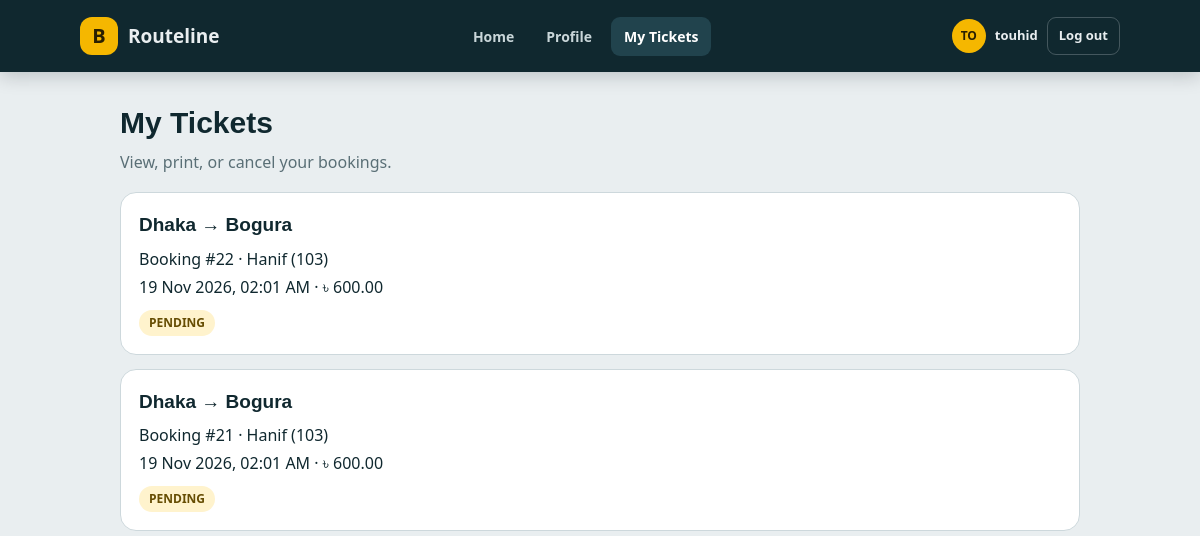
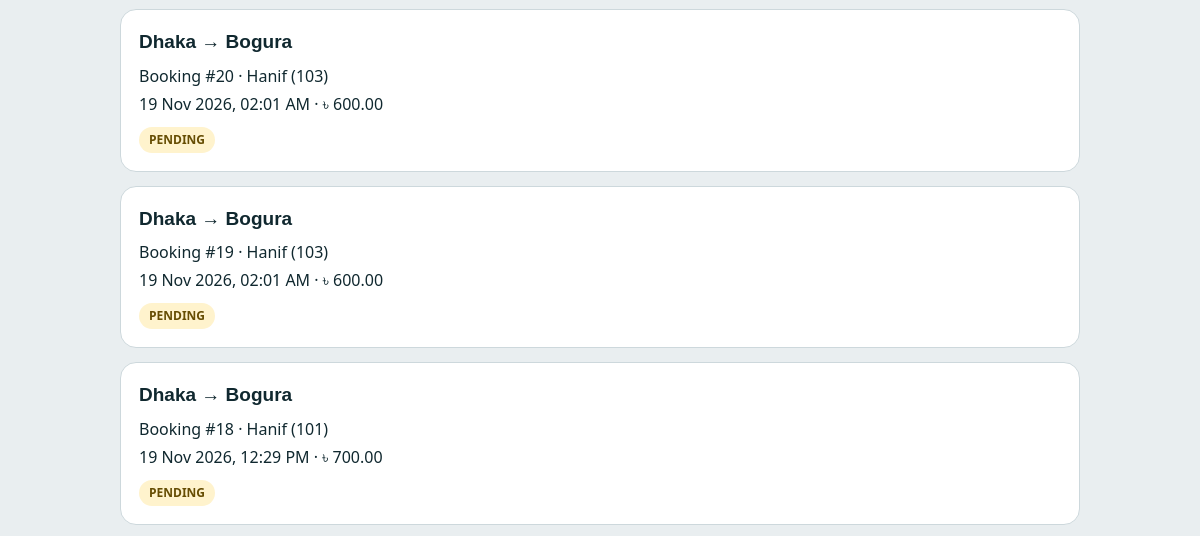
Page /users/tickets.php (signed in, upper part) on the earlier database version (2 pictures, top to bottom).
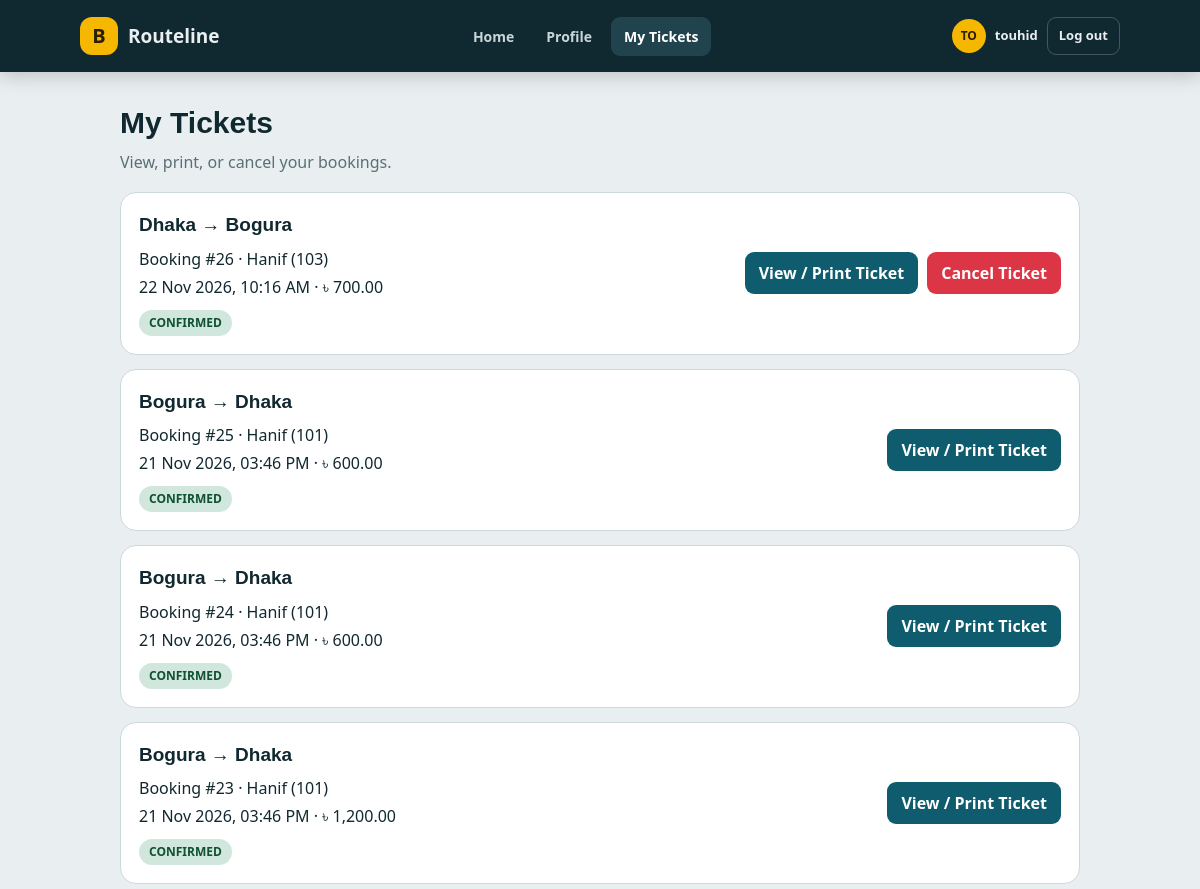
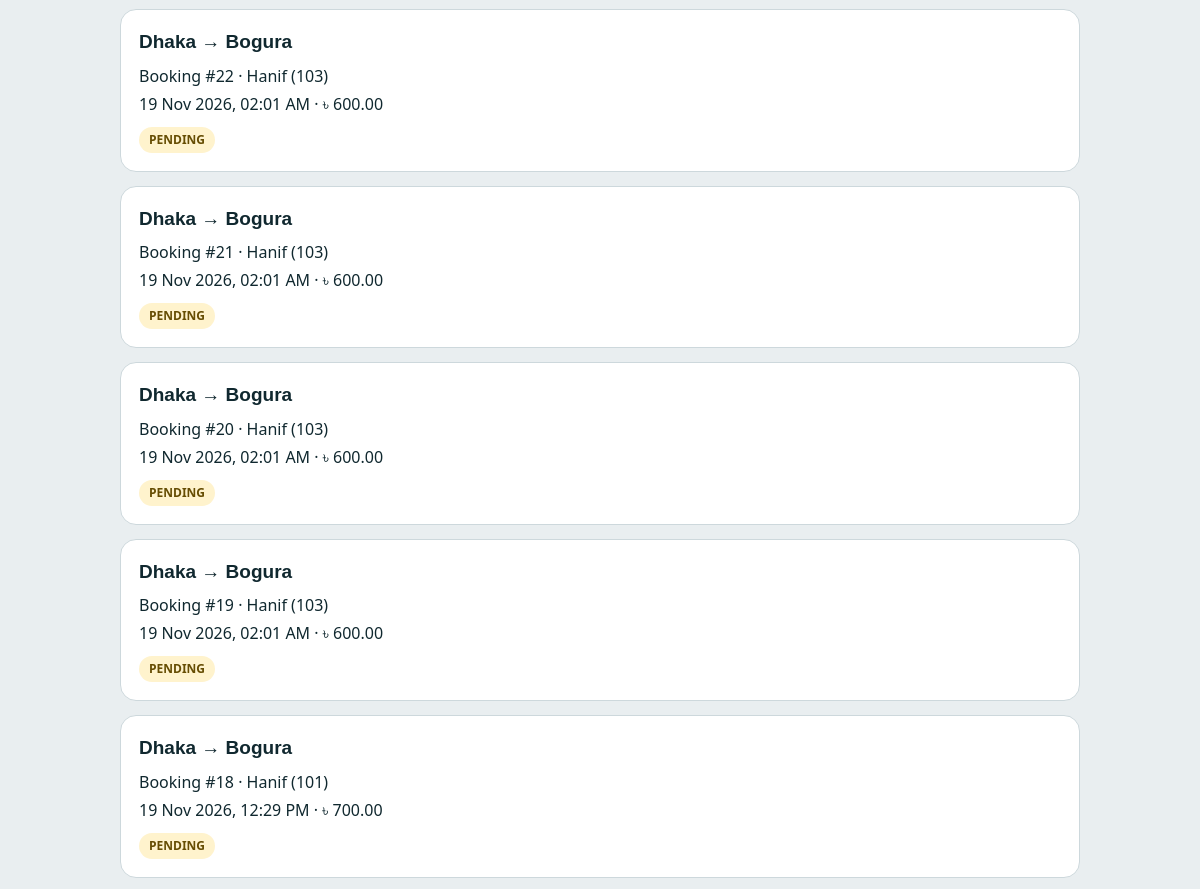
Same page on the later database version (2 pictures, top to bottom).
### tables this page shows
CREATE TABLE `bookings` (
  `booking_id` int(11) NOT NULL,
  `user_id` int(11) NOT NULL,
  `schedule_id` int(11) NOT NULL,
  `booking_date` datetime NOT NULL,
  `total_amount` decimal(10,2) NOT NULL,
  `booking_status` enum('pending','confirmed','cancelled') NOT NULL
);

CREATE TABLE `routes` (
  `route_id` int(11) NOT NULL,
  `source` varchar(100) NOT NULL,
  `destination` varchar(100) NOT NULL,
  `distance` decimal(10,2) NOT NULL,
  `status` enum('active','inactive') NOT NULL,
  `is_popular` tinyint(1) NOT NULL
);

CREATE TABLE `buses` (
  `bus_id` int(11) NOT NULL,
  `company_id` int(11) NOT NULL,
  `bus_name` varchar(100) NOT NULL,
  `bus_type` enum('AC','Non-AC','Sleeper','Business Class') NOT NULL,
  `total_seats` int(11) NOT NULL,
  `status` enum('active','inactive') NOT NULL,
  `bus_number` varchar(50) NOT NULL
);

CREATE TABLE `schedules` (
  `schedule_id` int(11) NOT NULL,
  `bus_id` int(11) NOT NULL,
  `route_id` int(11) NOT NULL,
  `departure_date` date NOT NULL,
  `departure_time` time NOT NULL,
  `arrival_time` time NOT NULL,
  `ticket_price` decimal(10,2) NOT NULL,
  `status` enum('scheduled','completed','cancelled') NOT NULL
);

### users/tickets.php (the view, shortened to what this page needs)
<?php
require_once '../config/db.php';
$userId = (int)$_SESSION['user_id'];
$result = $conn->query(
    "SELECT b.booking_id, b.booking_status, b.total_amount, b.booking_date,
            s.departure_date, s.departure_time,
            bus.bus_name, bus.bus_number,
            r.source, r.destination,
            COALESCE((
                SELECT SUM(p.amount)
                FROM payments p
                WHERE p.booking_id = b.booking_id
                AND p.payment_status = 'paid'
            ), 0) AS paid_amount
     FROM bookings b
     INNER JOIN schedules s ON b.schedule_id = s.schedule_id
     INNER JOIN buses bus ON s.bus_id = bus.bus_id
     INNER JOIN routes r ON s.route_id = r.route_id
     WHERE b.user_id = $userId
     ORDER BY b.booking_date DESC"
);
$bookings = [];
while ($booking = $result->fetch_assoc()) {
    $bookings[] = $booking;
}
function escapeTicketsHtml($value)
{
    return htmlspecialchars((string)$value, ENT_QUOTES, 'UTF-8');
}
?>
<!DOCTYPE html>
<html lang="en">
<head>
    <link rel="stylesheet" href="../assets/css/seat.css">
    <link rel="stylesheet" href="../assets/css/customer_topbar.css">
</head>
<body>
<?php include 'customer_topbar.php'; ?>
<main class="tickets-wrap">
    <div class="tickets-heading">
        <h1>My Tickets</h1>
        <p>View, print, or cancel your bookings.</p>
    </div>
    <div class="tickets-list">
        <?php if (count($bookings) > 0): ?>
            <?php foreach ($bookings as $booking): ?>
                <?php
                    $status = strtolower($booking['booking_status']);
                    $departureTimestamp = strtotime($booking['departure_date'] . ' ' . $booking['departure_time']);
                    $canCancel = in_array($status, ['pending', 'confirmed'], true) && $departureTimestamp > time();
                    $paidAmount = min((float)$booking['paid_amount'], (float)$booking['total_amount']);
                    $hoursBeforeDeparture = ($departureTimestamp - time()) / 3600;
                    $chargePercent = $status === 'confirmed' && $paidAmount > 0
                        ? ($hoursBeforeDeparture >= 5 ? 60 : 100)
                        : 0;
                    $cancellationCharge = round($paidAmount * $chargePercent / 100, 2);
                    $refundAmount = round($paidAmount - $cancellationCharge, 2);
                    $refundPercent = 100 - $chargePercent;
                ?>
                <article class="ticket-card">
                    <div>
                        <h2><?php echo escapeTicketsHtml($booking['source']); ?> → <?php echo escapeTicketsHtml($booking['destination']); ?></h2>
                        <p>
                            Booking #<?php echo (int)$booking['booking_id']; ?>
                            · <?php echo escapeTicketsHtml($booking['bus_name'] . ' (' . $booking['bus_number'] . ')'); ?>
                        </p>
                        <p>
                            <?php echo escapeTicketsHtml(date('d M Y, h:i A', $departureTimestamp)); ?>
                            · ৳ <?php echo number_format((float)$booking['total_amount'], 2); ?>
                        </p>
                        <span class="ticket-status ticket-status-<?php echo escapeTicketsHtml($status); ?>">
                            <?php echo escapeTicketsHtml($status); ?>
                        </span>
                    </div>
                    <div class="ticket-actions">
                        <?php if ($status === 'confirmed'): ?>
                            <a class="ticket-view" href="ticket.php?booking_id=<?php echo (int)$booking['booking_id']; ?>">View / Print Ticket</a>
                        <?php endif; ?>
                        <?php if ($canCancel): ?>
                            <form action="cancel_booking.php" method="post" onsubmit="return confirm('Cancel this ticket? Cancellation charge: <?php echo $chargePercent; ?>%. Refund: <?php echo $refundPercent; ?>% (৳ <?php echo number_format($refundAmount, 2); ?>).');">
                                <button type="submit" class="ticket-cancel">Cancel Ticket</button>
                            </form>
                        <?php endif; ?>
                    </div>
                </article>
            <?php endforeach; ?>
        <?php else: ?>
            <div class="empty-tickets">You have no tickets yet.</div>
        <?php endif; ?>
    </div>
</main>
</body>
</html>

Differences in the rows shown:
added bookings: routes.source "Dhaka", routes.destination "Bogura", booking_id "26", buses.bus_name+bus_number "Hanif (103)", schedule.departure_time "22 Nov 2026, 10:16 AM", total_amount "700.00", booking_status "CONFIRMED"
added bookings: routes.source "Bogura", routes.destination "Dhaka", booking_id "25", buses.bus_name+bus_number "Hanif (101)", schedule.departure_time "21 Nov 2026, 03:46 PM", total_amount "600.00", booking_status "CONFIRMED"
added bookings: routes.source "Bogura", routes.destination "Dhaka", booking_id "24", buses.bus_name+bus_number "Hanif (101)", schedule.departure_time "21 Nov 2026, 03:46 PM", total_amount "600.00", booking_status "CONFIRMED"
added bookings: routes.source "Bogura", routes.destination "Dhaka", booking_id "23", buses.bus_name+bus_number "Hanif (101)", schedule.departure_time "21 Nov 2026, 03:46 PM", total_amount "1,200.00", booking_status "CONFIRMED"
